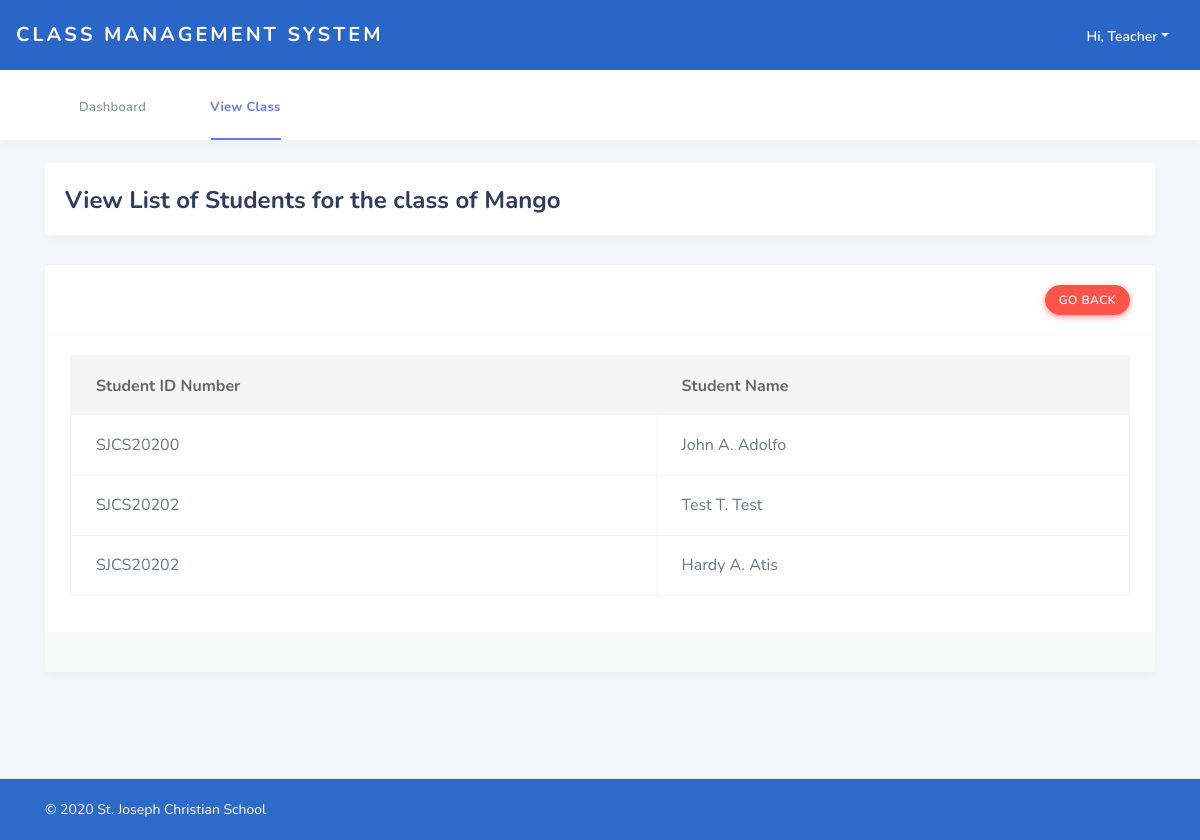
The page /views/teacher/view_list_of_student.php?cid=3 (signed in) on the database its author committed.
### tables this page shows
CREATE TABLE `studentlist` (
  `studentlist_id` int(11) NOT NULL,
  `classID` int(11) NOT NULL,
  `studentID` int(11) NOT NULL
);

CREATE TABLE `student` (
  `student_id` int(11) NOT NULL,
  `student_accountnumber` varchar(50) NOT NULL,
  `student_username` varchar(50) NOT NULL,
  `student_password` varchar(50) NOT NULL,
  `student_first_name` varchar(50) NOT NULL,
  `student_middle_name` varchar(50) NOT NULL,
  `student_last_name` varchar(50) NOT NULL,
  `student_contactnumber` varchar(50) NOT NULL
);

### views/teacher/view_list_of_student.php (the view, shortened to what this page needs)
  <?php require("menu-header.php");?>
<body class="layout-3">
  <div id="app">
    <div class="main-wrapper container">
      <nav class="navbar navbar-expand-lg main-navbar" style="background-color:rgba(40, 102, 199, 0.97)">
        <a href="dashboard.php" class="navbar-brand sidebar-gone-hide text-capitalize">CLASS MANAGEMENT SYSTEM</a>
        <ul class="navbar-nav navbar-right">
            <?php require("menu-listdropdown.php");
            $connection = dbConn();
            $class_id = $_GET['cid'];
            ?>
        </ul>
      </nav>
      <nav class="navbar navbar-secondary navbar-expand-lg">
        <div class="container">
          <ul class="navbar-nav">
            <li class="nav-item">
              <a href="dashboard.php" class="nav-link"><i class="fas fa-columns"></i><span>Dashboard</span></a>
            </li>
            <li class="nav-item active">
              <a href="view_class.php" class="nav-link"><i class="fas fa-chalkboard"></i><span>View Class</span></a>
            </li>
          </ul>
        </div>
      </nav>
      <div class="main-content" style="min-height: 566px;">
        <section class="section">
          <div class="section-header">
            <h1>View List of Students for the class of Mango</h1>
           </div>
        <div class="section-body">
            <div class="card">
              <div class="card-header">
                  <div class="card-header-action">
                       <a href="view_class.php" href="#" class="btn btn-danger btn-sm">GO BACK</a>
                   </div>
              </div>
            <div class="card-body">
                    <div class="table-responsive">
                      <table class="table table-hover table-bordered" id="table-subject">
                        <thead class="thead-light">
                          <tr>
                            <th>Student ID Number</th>
                            <th>Student Name</th>
                          </tr>
                        </thead>
                        <tbody>
                      <?php
                      $sqlClassListStudent = "SELECT * FROM studentlist
                      JOIN class ON studentlist.classID = class.class_id
                      JOIN student ON studentlist.studentID = student.student_id
                      JOIN subject ON class.class_subject = subject.subject_id
                      JOIN teacher ON class.class_adviser = teacher.teacher_id
                      WHERE studentlist.classID = '$class_id' AND class.class_adviser = '$_SESSION[teacher_id]'
                      ";
                      $resultClassListStudent = mysqli_query($connection,$sqlClassListStudent);
                      while($rowClassListStudent = mysqli_fetch_assoc($resultClassListStudent)) {
                        $student_accountnumber = $rowClassListStudent['student_accountnumber'];
                        $student_firstname = ucfirst($rowClassListStudent['student_first_name']);
                        $student_middlename = ucfirst($rowClassListStudent['student_middle_name']);
                        $student_lastname = ucfirst($rowClassListStudent['student_last_name']);
                        ?>
                        <tr>
                          <td><?php echo $student_accountnumber ?></td>
                          <td><?php echo $student_firstname ?> <?php echo $student_middlename[0] ?>. <?php echo $student_lastname ?></td>
                        </tr>
                      <?php } ?>
                        </tbody>
                      </table>
                    </div>
                  </div>
              <div class="card-footer bg-whitesmoke"> </div>
            </div>
          </div>
         </section>
      </div>
    </div>
    <br>
      <footer class="main-footer" style="background-color:rgba(40, 102, 199, 0.97)">
        <div class="container">
        <div class="footer-left text-white">
          © 2020 St. Joseph Christian School
        </div>
      </div>
      </footer>
    </div>
  </body>
</html>

### rows shown on the page
studentlist: studentID.student_accountnumber "SJCS20200", studentID.student_first_name "John", studentID.student_middle_name "A", studentID.student_last_name "Adolfo"
studentlist: studentID.student_accountnumber "SJCS20202", studentID.student_first_name "Test", studentID.student_middle_name "T", studentID.student_last_name "Test"
studentlist: studentID.student_accountnumber "SJCS20202", studentID.student_first_name "Hardy", studentID.student_middle_name "A", studentID.student_last_name "Atis"
